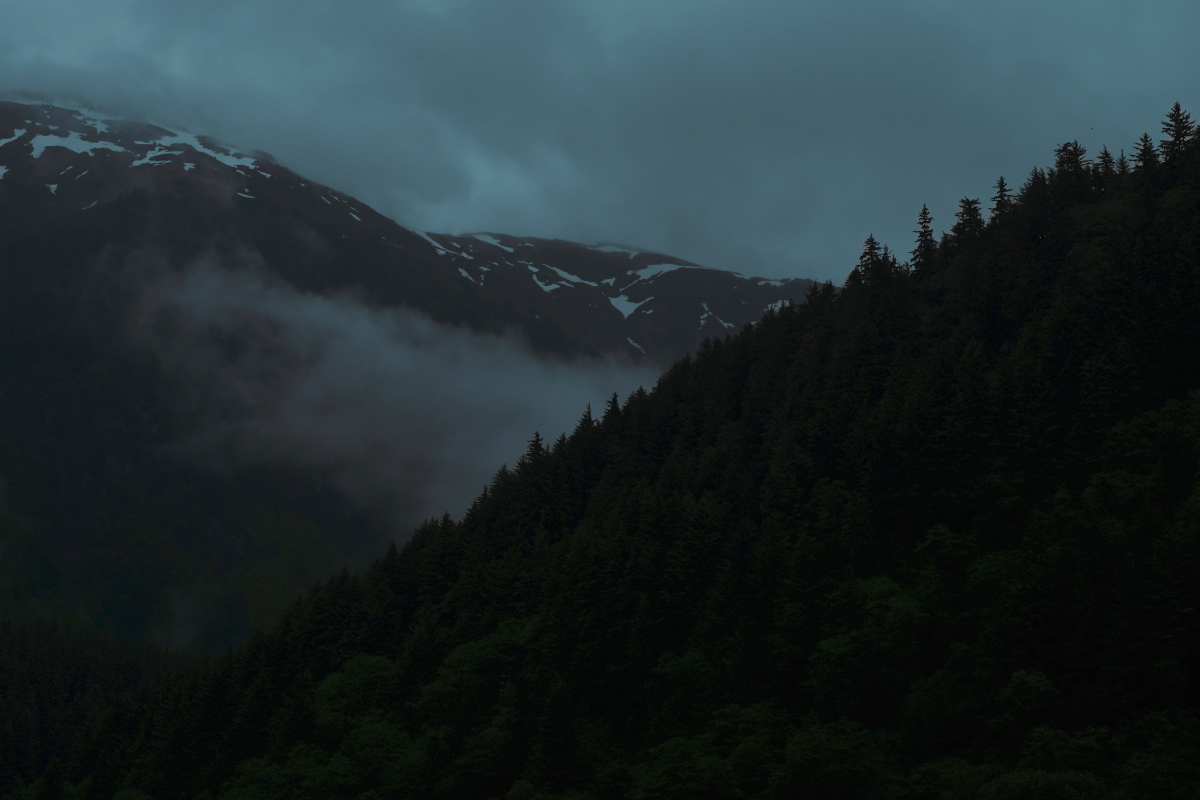
#> input picture wallpapers/original/kyle-larivee-sv67jNNMpo0.jpg, 2400 x 1600 px (shown at 1/2 size)
$ python process_wallpaper.py ../wallpapers/original/kyle-larivee-sv67jNNMpo0.jpg out.png
#> lines starting #> are read from the running program, lines starting #| are printed output that depends on the picture
#!/usr/bin/env python3
"""Create a static, dark 1920x1080 launcher background from the licensed source photo."""

import argparse
from pathlib import Path

from PIL import Image, ImageEnhance, ImageOps


def main() -> None:
    parser = argparse.ArgumentParser()
    parser.add_argument("source", type=Path)
    parser.add_argument("destination", type=Path)
    parser.add_argument("--preview", type=Path)
    args = parser.parse_args()

    image = Image.open(args.source).convert("RGB")
#> image is the input picture: PIL image 2400x1600 RGB; mean R, G, B 32, 43.7, 46.9
    image = ImageOps.fit(image, (1920, 1080), method=Image.Resampling.LANCZOS, centering=(0.5, 0.52))
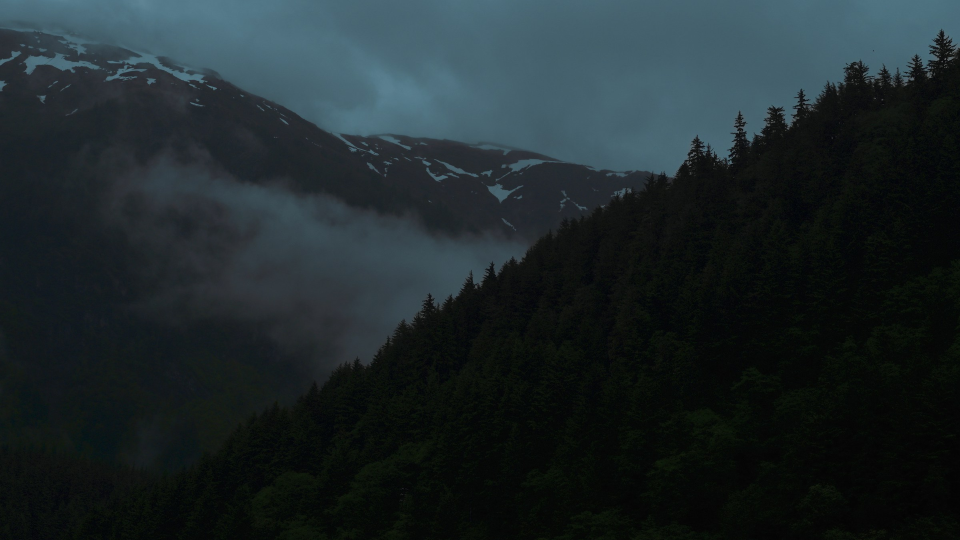
#> image: PIL image 1920x1080 RGB (shown at 1/2 size); mean R, G, B 29.6, 39.7, 42.5
    # Lift the very dark source so the landscape stays visible; the app adds its own scrims.
    image = ImageEnhance.Brightness(image).enhance(1.9)
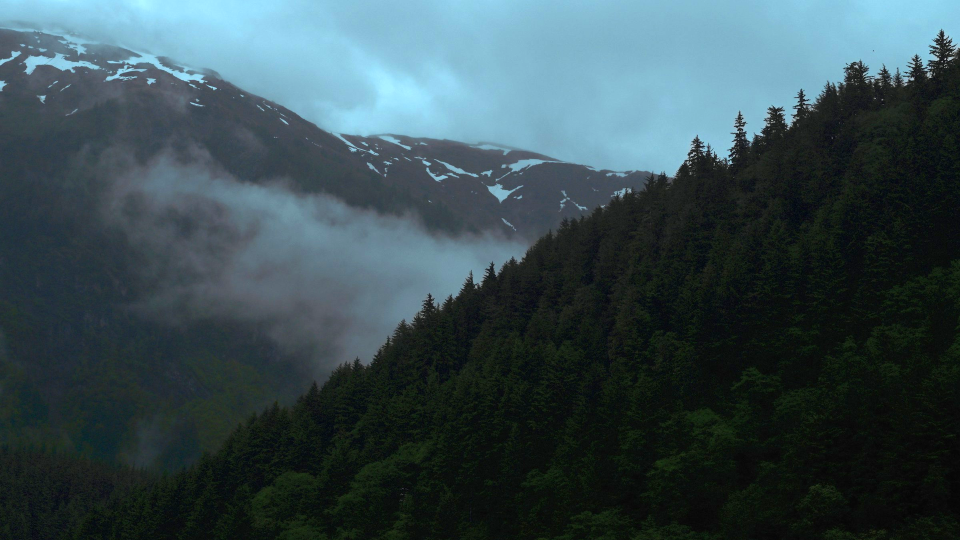
#> image: PIL image 1920x1080 RGB (shown at 1/2 size); mean R, G, B 55.8, 75.1, 80.3
    image = ImageEnhance.Contrast(image).enhance(1.08)
    image = ImageEnhance.Color(image).enhance(1.0)
    blue_green = Image.new("RGB", image.size, (14, 30, 34))
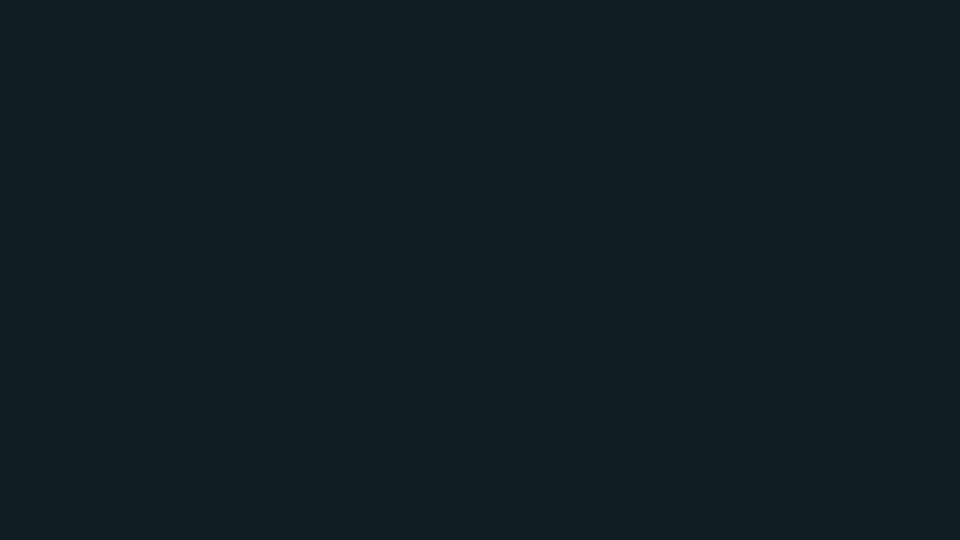
#> blue_green: PIL image 1920x1080 RGB (shown at 1/2 size); mean R, G, B 14, 30, 34
    image = Image.blend(image, blue_green, 0.06)

    if args.preview:
        args.preview.parent.mkdir(parents=True, exist_ok=True)
        image.resize((960, 540), Image.Resampling.LANCZOS).save(
            args.preview,
            "JPEG",
            quality=82,
            optimize=True,
        )
    args.destination.parent.mkdir(parents=True, exist_ok=True)
    image.save(args.destination, "JPEG", quality=83, optimize=True, progressive=True)


if __name__ == "__main__":
    main()
